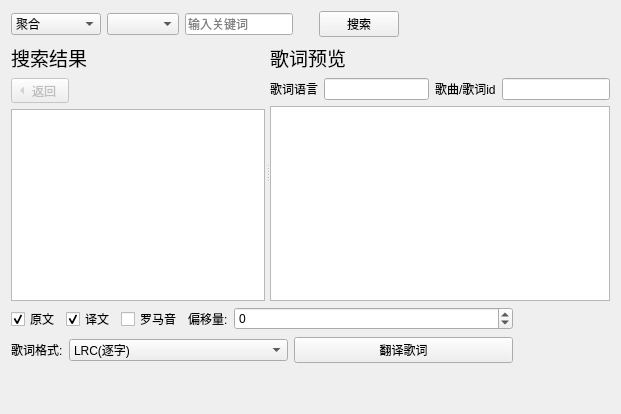
<?xml version="1.0" encoding="UTF-8"?>
<ui version="4.0">
 <class>search_base</class>
 <widget class="QWidget" name="search_base">
  <layout class="QVBoxLayout" name="verticalLayout">
   <item>
    <layout class="QHBoxLayout" name="horizontalLayout">
     <item>
      <widget class="QComboBox" name="source_comboBox">
       <property name="sizeAdjustPolicy">
        <enum>QComboBox::SizeAdjustPolicy::AdjustToContents</enum>
       </property>
       <item>
        <property name="text">
         <string>聚合</string>
        </property>
       </item>
       <item>
        <property name="text">
         <string>QQ音乐</string>
        </property>
       </item>
       <item>
        <property name="text">
         <string>酷狗音乐</string>
        </property>
       </item>
       <item>
        <property name="text">
         <string>网易云音乐</string>
        </property>
       </item>
       <item>
        <property name="text">
         <string>Lrclib</string>
        </property>
       </item>
      </widget>
     </item>
     <item>
      <widget class="QComboBox" name="search_type_comboBox">
       <property name="sizeAdjustPolicy">
        <enum>QComboBox::SizeAdjustPolicy::AdjustToContents</enum>
       </property>
      </widget>
     </item>
     <item>
      <widget class="QLineEdit" name="search_keyword_lineEdit">
       <property name="sizePolicy">
        <sizepolicy hsizetype="Fixed" vsizetype="Fixed">
         <horstretch>0</horstretch>
         <verstretch>0</verstretch>
        </sizepolicy>
       </property>
       <property name="inputMask">
        <string/>
       </property>
       <property name="text">
        <string/>
       </property>
       <property name="placeholderText">
        <string>输入关键词</string>
       </property>
      </widget>
     </item>
     <item>
      <spacer name="horizontalSpacer_2">
       <property name="orientation">
        <enum>Qt::Orientation::Horizontal</enum>
       </property>
       <property name="sizeType">
        <enum>QSizePolicy::Policy::Fixed</enum>
       </property>
       <property name="sizeHint" stdset="0">
        <size>
         <width>20</width>
         <height>20</height>
        </size>
       </property>
      </spacer>
     </item>
     <item>
      <widget class="QPushButton" name="search_pushButton">
       <property name="text">
        <string>搜索</string>
       </property>
      </widget>
     </item>
     <item>
      <spacer name="horizontalSpacer">
       <property name="orientation">
        <enum>Qt::Orientation::Horizontal</enum>
       </property>
       <property name="sizeHint" stdset="0">
        <size>
         <width>40</width>
         <height>20</height>
        </size>
       </property>
      </spacer>
     </item>
    </layout>
   </item>
   <item>
    <widget class="QSplitter" name="splitter">
     <property name="sizePolicy">
      <sizepolicy hsizetype="Expanding" vsizetype="Expanding">
       <horstretch>0</horstretch>
       <verstretch>0</verstretch>
      </sizepolicy>
     </property>
     <property name="orientation">
      <enum>Qt::Orientation::Horizontal</enum>
     </property>
     <property name="opaqueResize">
      <bool>true</bool>
     </property>
     <property name="handleWidth">
      <number>5</number>
     </property>
     <property name="childrenCollapsible">
      <bool>false</bool>
     </property>
     <widget class="QWidget" name="layoutWidget_2">
      <layout class="QVBoxLayout" name="verticalLayout_3">
       <item>
        <widget class="QLabel" name="result_label">
         <property name="sizePolicy">
          <sizepolicy hsizetype="Fixed" vsizetype="Fixed">
           <horstretch>0</horstretch>
           <verstretch>0</verstretch>
          </sizepolicy>
         </property>
         <property name="font">
          <font>
           <pointsize>14</pointsize>
          </font>
         </property>
         <property name="text">
          <string>搜索结果</string>
         </property>
        </widget>
       </item>
       <item>
        <widget class="QToolButton" name="return_toolButton">
         <property name="enabled">
          <bool>false</bool>
         </property>
         <property name="text">
          <string>返回</string>
         </property>
         <property name="toolButtonStyle">
          <enum>Qt::ToolButtonStyle::ToolButtonTextBesideIcon</enum>
         </property>
         <property name="autoRaise">
          <bool>false</bool>
         </property>
         <property name="arrowType">
          <enum>Qt::ArrowType::LeftArrow</enum>
         </property>
        </widget>
       </item>
       <item>
        <widget class="ProportionallyStretchedTableWidget" name="results_tableWidget">
         <property name="sizePolicy">
          <sizepolicy hsizetype="Expanding" vsizetype="Expanding">
           <horstretch>0</horstretch>
           <verstretch>0</verstretch>
          </sizepolicy>
         </property>
         <property name="horizontalScrollBarPolicy">
          <enum>Qt::ScrollBarPolicy::ScrollBarAsNeeded</enum>
         </property>
         <property name="sizeAdjustPolicy">
          <enum>QAbstractScrollArea::SizeAdjustPolicy::AdjustIgnored</enum>
         </property>
         <property name="editTriggers">
          <set>QAbstractItemView::EditTrigger::NoEditTriggers</set>
         </property>
         <property name="showDropIndicator" stdset="0">
          <bool>false</bool>
         </property>
         <property name="selectionMode">
          <enum>QAbstractItemView::SelectionMode::SingleSelection</enum>
         </property>
         <property name="selectionBehavior">
          <enum>QAbstractItemView::SelectionBehavior::SelectRows</enum>
         </property>
         <property name="showGrid">
          <bool>false</bool>
         </property>
         <property name="gridStyle">
          <enum>Qt::PenStyle::SolidLine</enum>
         </property>
         <attribute name="horizontalHeaderVisible">
          <bool>true</bool>
         </attribute>
         <attribute name="horizontalHeaderCascadingSectionResizes">
          <bool>false</bool>
         </attribute>
         <attribute name="horizontalHeaderDefaultSectionSize">
          <number>100</number>
         </attribute>
         <attribute name="horizontalHeaderHighlightSections">
          <bool>true</bool>
         </attribute>
         <attribute name="horizontalHeaderShowSortIndicator" stdset="0">
          <bool>false</bool>
         </attribute>
         <attribute name="horizontalHeaderStretchLastSection">
          <bool>false</bool>
         </attribute>
         <attribute name="verticalHeaderVisible">
          <bool>false</bool>
         </attribute>
        </widget>
       </item>
      </layout>
     </widget>
     <widget class="QWidget" name="layoutWidget_3">
      <layout class="QVBoxLayout" name="verticalLayout_8">
       <item>
        <widget class="QLabel" name="label_8">
         <property name="sizePolicy">
          <sizepolicy hsizetype="Fixed" vsizetype="Fixed">
           <horstretch>0</horstretch>
           <verstretch>0</verstretch>
          </sizepolicy>
         </property>
         <property name="font">
          <font>
           <pointsize>14</pointsize>
          </font>
         </property>
         <property name="text">
          <string>歌词预览</string>
         </property>
        </widget>
       </item>
       <item>
        <layout class="QHBoxLayout" name="horizontalLayout_5">
         <item>
          <widget class="QLabel" name="label_2">
           <property name="text">
            <string>歌词语言</string>
           </property>
          </widget>
         </item>
         <item>
          <widget class="QLineEdit" name="lyric_langs_lineEdit">
           <property name="text">
            <string/>
           </property>
           <property name="readOnly">
            <bool>true</bool>
           </property>
          </widget>
         </item>
         <item>
          <widget class="QLabel" name="label_3">
           <property name="text">
            <string>歌曲/歌词id</string>
           </property>
          </widget>
         </item>
         <item>
          <widget class="QLineEdit" name="songid_lineEdit">
           <property name="sizePolicy">
            <sizepolicy hsizetype="Fixed" vsizetype="Fixed">
             <horstretch>0</horstretch>
             <verstretch>0</verstretch>
            </sizepolicy>
           </property>
           <property name="readOnly">
            <bool>true</bool>
           </property>
          </widget>
         </item>
        </layout>
       </item>
       <item>
        <widget class="QPlainTextEdit" name="preview_plainTextEdit">
         <property name="sizePolicy">
          <sizepolicy hsizetype="MinimumExpanding" vsizetype="Expanding">
           <horstretch>0</horstretch>
           <verstretch>0</verstretch>
          </sizepolicy>
         </property>
         <property name="lineWrapMode">
          <enum>QPlainTextEdit::LineWrapMode::NoWrap</enum>
         </property>
         <property name="readOnly">
          <bool>true</bool>
         </property>
        </widget>
       </item>
      </layout>
     </widget>
    </widget>
   </item>
   <item>
    <layout class="QHBoxLayout" name="bottom_horizontalLayout">
     <item>
      <layout class="QVBoxLayout" name="control_verticalLayout">
       <item>
        <layout class="QHBoxLayout" name="horizontalLayout_7"/>
       </item>
       <item>
        <layout class="QHBoxLayout" name="horizontalLayout_8">
         <item>
          <widget class="QCheckBox" name="original_checkBox">
           <property name="sizePolicy">
            <sizepolicy hsizetype="Fixed" vsizetype="Fixed">
             <horstretch>0</horstretch>
             <verstretch>0</verstretch>
            </sizepolicy>
           </property>
           <property name="text">
            <string>原文</string>
           </property>
           <property name="checked">
            <bool>true</bool>
           </property>
          </widget>
         </item>
         <item>
          <widget class="QCheckBox" name="translate_checkBox">
           <property name="sizePolicy">
            <sizepolicy hsizetype="Fixed" vsizetype="Fixed">
             <horstretch>0</horstretch>
             <verstretch>0</verstretch>
            </sizepolicy>
           </property>
           <property name="text">
            <string>译文</string>
           </property>
           <property name="checked">
            <bool>true</bool>
           </property>
          </widget>
         </item>
         <item>
          <widget class="QCheckBox" name="romanized_checkBox">
           <property name="sizePolicy">
            <sizepolicy hsizetype="Fixed" vsizetype="Fixed">
             <horstretch>0</horstretch>
             <verstretch>0</verstretch>
            </sizepolicy>
           </property>
           <property name="text">
            <string>罗马音</string>
           </property>
          </widget>
         </item>
         <item>
          <widget class="QLabel" name="label_5">
           <property name="sizePolicy">
            <sizepolicy hsizetype="Fixed" vsizetype="Preferred">
             <horstretch>0</horstretch>
             <verstretch>0</verstretch>
            </sizepolicy>
           </property>
           <property name="text">
            <string>偏移量:</string>
           </property>
          </widget>
         </item>
         <item>
          <widget class="QSpinBox" name="offset_spinBox">
           <property name="sizePolicy">
            <sizepolicy hsizetype="Preferred" vsizetype="Fixed">
             <horstretch>0</horstretch>
             <verstretch>0</verstretch>
            </sizepolicy>
           </property>
           <property name="minimum">
            <number>-999999999</number>
           </property>
           <property name="maximum">
            <number>999999999</number>
           </property>
           <property name="singleStep">
            <number>100</number>
           </property>
          </widget>
         </item>
        </layout>
       </item>
       <item>
        <layout class="QHBoxLayout" name="horizontalLayout_9">
         <item>
          <widget class="QLabel" name="label_9">
           <property name="sizePolicy">
            <sizepolicy hsizetype="Fixed" vsizetype="Preferred">
             <horstretch>0</horstretch>
             <verstretch>0</verstretch>
            </sizepolicy>
           </property>
           <property name="text">
            <string>歌词格式:</string>
           </property>
          </widget>
         </item>
         <item>
          <widget class="QComboBox" name="lyricsformat_comboBox">
           <item>
            <property name="text">
             <string>LRC(逐字)</string>
            </property>
           </item>
           <item>
            <property name="text">
             <string>LRC(逐行)</string>
            </property>
           </item>
           <item>
            <property name="text">
             <string>增强型LRC(ESLyric)</string>
            </property>
           </item>
           <item>
            <property name="text">
             <string>SRT</string>
            </property>
           </item>
           <item>
            <property name="text">
             <string>ASS</string>
            </property>
           </item>
          </widget>
         </item>
         <item>
          <widget class="QPushButton" name="translate_pushButton">
           <property name="text">
            <string>翻译歌词</string>
           </property>
          </widget>
         </item>
        </layout>
       </item>
       <item>
        <spacer name="control_verticalSpacer">
         <property name="orientation">
          <enum>Qt::Orientation::Vertical</enum>
         </property>
         <property name="sizeType">
          <enum>QSizePolicy::Policy::Preferred</enum>
         </property>
         <property name="sizeHint" stdset="0">
          <size>
           <width>20</width>
           <height>40</height>
          </size>
         </property>
        </spacer>
       </item>
      </layout>
     </item>
     <item>
      <spacer name="horizontalSpacer_3">
       <property name="orientation">
        <enum>Qt::Orientation::Horizontal</enum>
       </property>
       <property name="sizeType">
        <enum>QSizePolicy::Policy::Maximum</enum>
       </property>
       <property name="sizeHint" stdset="0">
        <size>
         <width>97</width>
         <height>20</height>
        </size>
       </property>
      </spacer>
     </item>
    </layout>
   </item>
  </layout>
 </widget>
 <customwidgets>
  <customwidget>
   <class>ProportionallyStretchedTableWidget</class>
   <extends>QTableWidget</extends>
   <header>LDDC.gui.components.custom_widgets</header>
  </customwidget>
 </customwidgets>
 <resources/>
 <connections/>
</ui>
